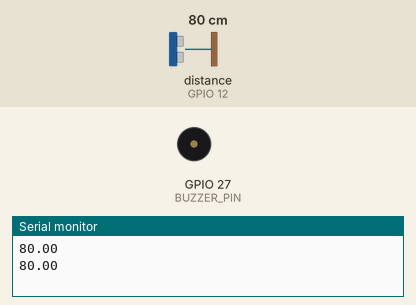
Simulated run of this program. Board: ESP32. On the bench: buzzer (waves = sounding), the last lines printed to the serial monitor. Wiring (inferred from the names in the program): ultrasonic range finder: trigger GPIO 13; echo GPIO 12. The inputs (shaded band) are chosen by the test bench; at power-on: distance to the obstacle (sensor on GPIO 12) 80 cm. The echo pulse lasts 58.3 µs per cm.

Above: at 1.5 s.
1.6 s: distance to the obstacle (sensor on GPIO 12) set to 11 cm
4.2 s: distance to the obstacle (sensor on GPIO 12) set to 8 cm
At 7.77 s:
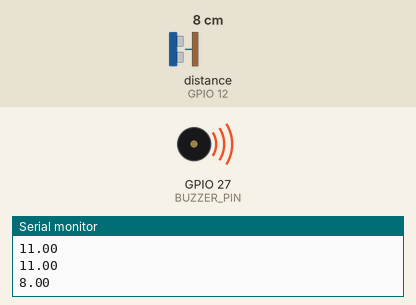
Timing chart, 0 to 13.8 s (numbered marks = the images above; inputs shaded):
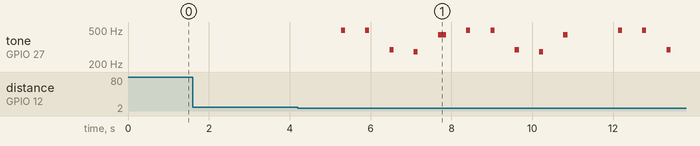

Measured:
- the behaviour switches between 10 and 9 cm on distance to the obstacle (sensor on GPIO 12) (found by bisection; images 0 and 1)
- after the input at 4.2 s, tone on GPIO 27 (BUZZER_PIN): plays 494 Hz for 0.10 s, 494 Hz for 0.10 s, 294 Hz for 0.10 s, 277 Hz for 0.10 s, 440 Hz for 0.20 s, 494 Hz for 0.10 s … (13 notes in this stretch), starting after 1.1 s

The program:

main.cpp
```cpp
#include <Arduino.h>
#include <ultrasonic.h>

#include <buzzer.h>
#include <AsyncTCP.h>
#include <ESPAsyncWebServer.h>

#define BUZZER_PIN 27
AsyncWebServer server(80);
String header;

#define ECHO_PIN 12
#define TRIG_PIN 13

int echoPin = 12;

// REPLACE WITH YOUR NETWORK CREDENTIALS
const char *ssid = "Kashmir house";
const char *password = "Pakistan47";

const char *PARAM_INPUT_1 = "input1";
const char *PARAM_INPUT_2 = "input2";
const char *PARAM_INPUT_3 = "input3";

void notFound(AsyncWebServerRequest *request)
{
    request->send(404, "text/plain", "Not found");
}

void setup()
{
    Serial.begin(115200);

    // setWifi(WIFI_SSID, WIFI_PASSWORD);

    // setEmailDetails(AUTHOR_EMAIL, AUTHOR_PASSWORD, RECIPIENT_EMAIL);
    // sendEmail();

    setSensor(TRIG_PIN, ECHO_PIN);
    setBuzzer(BUZZER_PIN);

    // server.begin();
}

void loop()
{
    // playBuzzer(BUZZER_PIN);
    // enableWifiReconnect();
    float distance = runSensor(TRIG_PIN, ECHO_PIN);
    Serial.println(distance);
    Serial.println("\n");
    delay(500);


    if (distance < 10)
    {
        playBuzzer(BUZZER_PIN);

    }


}
```

buzzer.h
```cpp
#include <Arduino.h>
#include <Tone32.h>

#define BUZZER_CHANNEL 0

void setBuzzer(const int pin);
void playBuzzer(int BuzzerPin);
void stopBuzzer(int BuzzerPin);

void setBuzzer(const int pin)
{
    pinMode(pin, OUTPUT);
}
void playBuzzer(int BuzzerPin)
{

        tone(BuzzerPin, NOTE_B4, 100, BUZZER_CHANNEL);
        noTone(BuzzerPin, BUZZER_CHANNEL);
        delay(500);
        tone(BuzzerPin, NOTE_B4, 100, BUZZER_CHANNEL);
        noTone(BuzzerPin, BUZZER_CHANNEL);
        delay(500);
        tone(BuzzerPin, NOTE_D4, 100, BUZZER_CHANNEL);
        noTone(BuzzerPin, BUZZER_CHANNEL);
        delay(500);
        tone(BuzzerPin, NOTE_CS4, 100, BUZZER_CHANNEL);
        noTone(BuzzerPin, BUZZER_CHANNEL);
        delay(500);
        tone(BuzzerPin, NOTE_A4, 100, BUZZER_CHANNEL);
        noTone(BuzzerPin, BUZZER_CHANNEL);
        tone(BuzzerPin, NOTE_A4, 100, BUZZER_CHANNEL);
        delay(500);
        noTone(BuzzerPin, BUZZER_CHANNEL);
        tone(BuzzerPin, NOTE_B4, 100, BUZZER_CHANNEL);
        delay(500);
        noTone(BuzzerPin, BUZZER_CHANNEL);
        tone(BuzzerPin, NOTE_B4, 100, BUZZER_CHANNEL);
        delay(500);
        noTone(BuzzerPin, BUZZER_CHANNEL);
        tone(BuzzerPin, NOTE_D4, 100, BUZZER_CHANNEL);
        delay(500);
        noTone(BuzzerPin, BUZZER_CHANNEL);
        tone(BuzzerPin, NOTE_CS4, 100, BUZZER_CHANNEL);
        delay(500);
        noTone(BuzzerPin, BUZZER_CHANNEL);
        tone(BuzzerPin, NOTE_A4, 100, BUZZER_CHANNEL);
        delay(500);

}

void stopBuzzer(int BuzzerPin)
{
    noTone(BuzzerPin, BUZZER_CHANNEL);
}
```

ultrasonic.h
```cpp
#include <Arduino.h>
/*
 * created by Rui Santos, https://randomnerdtutorials.com
 *
 * Complete Guide for Ultrasonic Sensor HC-SR04
 *
    Ultrasonic sensor Pins:
        VCC: +5VDC
        Trig : Trigger (INPUT) - Pin11
        Echo: Echo (OUTPUT) - Pin 12
        GND: GND
 */
// returns distance

float duration, cm; // distances for variables

void setSensor(int trigPin, int echoPin);
int runSesnor(int trigPin, int echoPin);

void setSensor(const int trigPin, const int echoPin)
{

    // Define inputs and outputs
    pinMode(trigPin, OUTPUT);
    pinMode(echoPin, INPUT);
}

int runSensor(int trigPin, int echoPin)
{

    digitalWrite(trigPin, LOW);
    delayMicroseconds(5);
    digitalWrite(trigPin, HIGH);
    delayMicroseconds(10);
    digitalWrite(trigPin, LOW);

    // Read the signal from the sensor: a HIGH pulse whose
    // duration is the time (in microseconds) from the sending
    // of the ping to the reception of its echo off of an object.
    pinMode(echoPin, INPUT);
    duration = pulseIn(echoPin, HIGH);

    // Convert the time into a distance
    cm = (duration / 2.0) / 29.1; // Divide by 29.1 or multiply by 0.0343
    delay(250);
    return cm;
}
```
